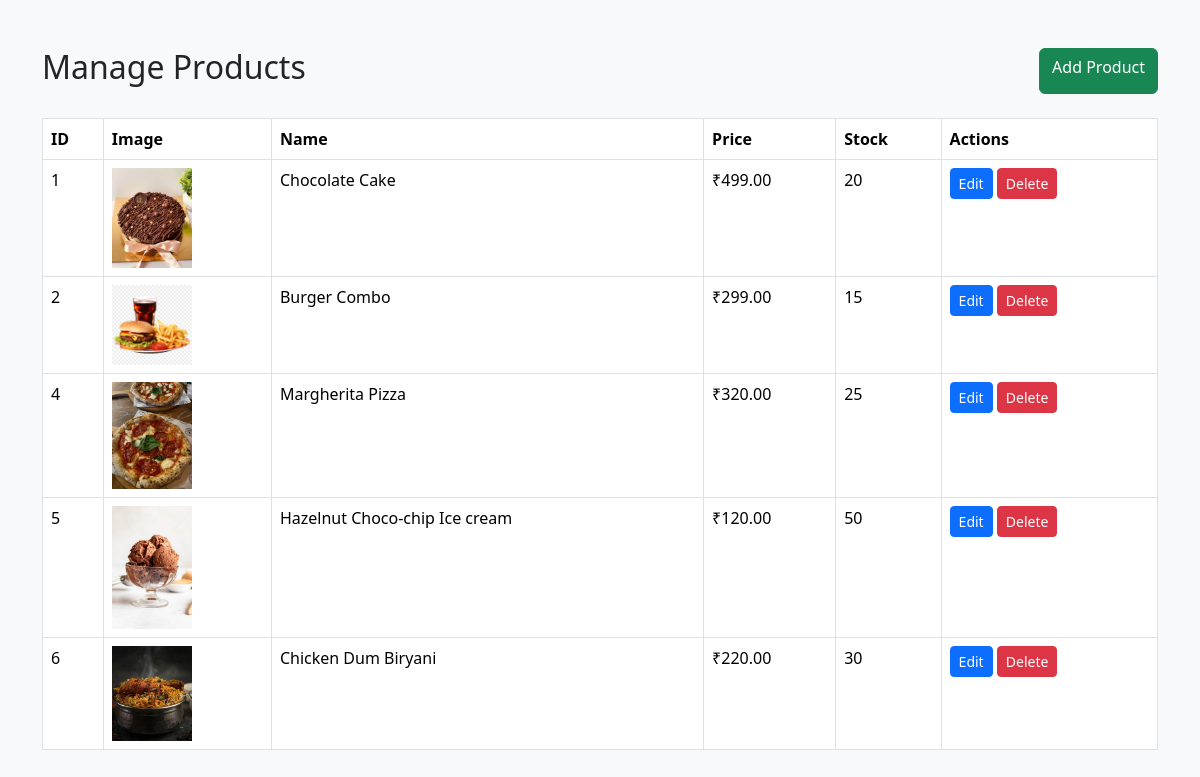
/admin/products.php, run on the app's committed database.
### tables this page shows
CREATE TABLE `products` (
  `id` int(11) NOT NULL,
  `name` varchar(255) DEFAULT NULL,
  `category` varchar(100) DEFAULT NULL,
  `price` decimal(10,2) DEFAULT NULL,
  `stock` int(11) DEFAULT NULL,
  `image` varchar(255) DEFAULT NULL,
  `description` text DEFAULT NULL,
  `ingredients` text DEFAULT NULL,
  `allergens` text DEFAULT NULL,
  `serving_size` varchar(100) DEFAULT NULL,
  `rating` float DEFAULT 0
);

### admin/products.php (the view, shortened to what this page needs)
<?php
include '../includes/db.php';
$products = $conn->query(
    "SELECT * FROM products"
);
?>
<!DOCTYPE html>
<html>
<head>
<link href="https://cdn.jsdelivr.net/npm/bootstrap@5.3.3/dist/css/bootstrap.min.css" rel="stylesheet">
</head>
<body class="bg-light">
<div class="container mt-5">
<div class="d-flex justify-content-between">
<h2>Manage Products</h2>
<a href="add-product.php"
   class="btn btn-success">
Add Product
</a>
</div>
<table class="table table-bordered mt-4 bg-white">
<tr>
<th>ID</th>
<th>Image</th>
<th>Name</th>
<th>Price</th>
<th>Stock</th>
<th>Actions</th>
</tr>
<?php while($row = $products->fetch_assoc()) { ?>
<tr>
<td>
<?php echo $row['id']; ?>
</td>
<td>
<img src="../assets/images/<?php echo $row['image']; ?>"
     width="80">
</td>
<td>
<?php echo $row['name']; ?>
</td>
<td>
₹<?php echo $row['price']; ?>
</td>
<td>
<?php echo $row['stock']; ?>
</td>
<td>
<a href="edit-product.php?id=<?php echo $row['id']; ?>"
   class="btn btn-primary btn-sm">
Edit
</a>
<a href="delete-product.php?id=<?php echo $row['id']; ?>"
   class="btn btn-danger btn-sm">
Delete
</a>
</td>
</tr>
<?php } ?>
</table>
</div>
</body>
</html>

### data on the page
products: id "1", image (picture), name "Chocolate Cake", price "499.00", stock "20"
products: id "2", image (picture), name "Burger Combo", price "299.00", stock "15"
products: id "4", image (picture), name "Margherita Pizza", price "320.00", stock "25"
products: id "5", image (picture), name "Hazelnut Choco-chip Ice cream", price "120.00", stock "50"
products: id "6", image (picture), name "Chicken Dum Biryani", price "220.00", stock "30"
